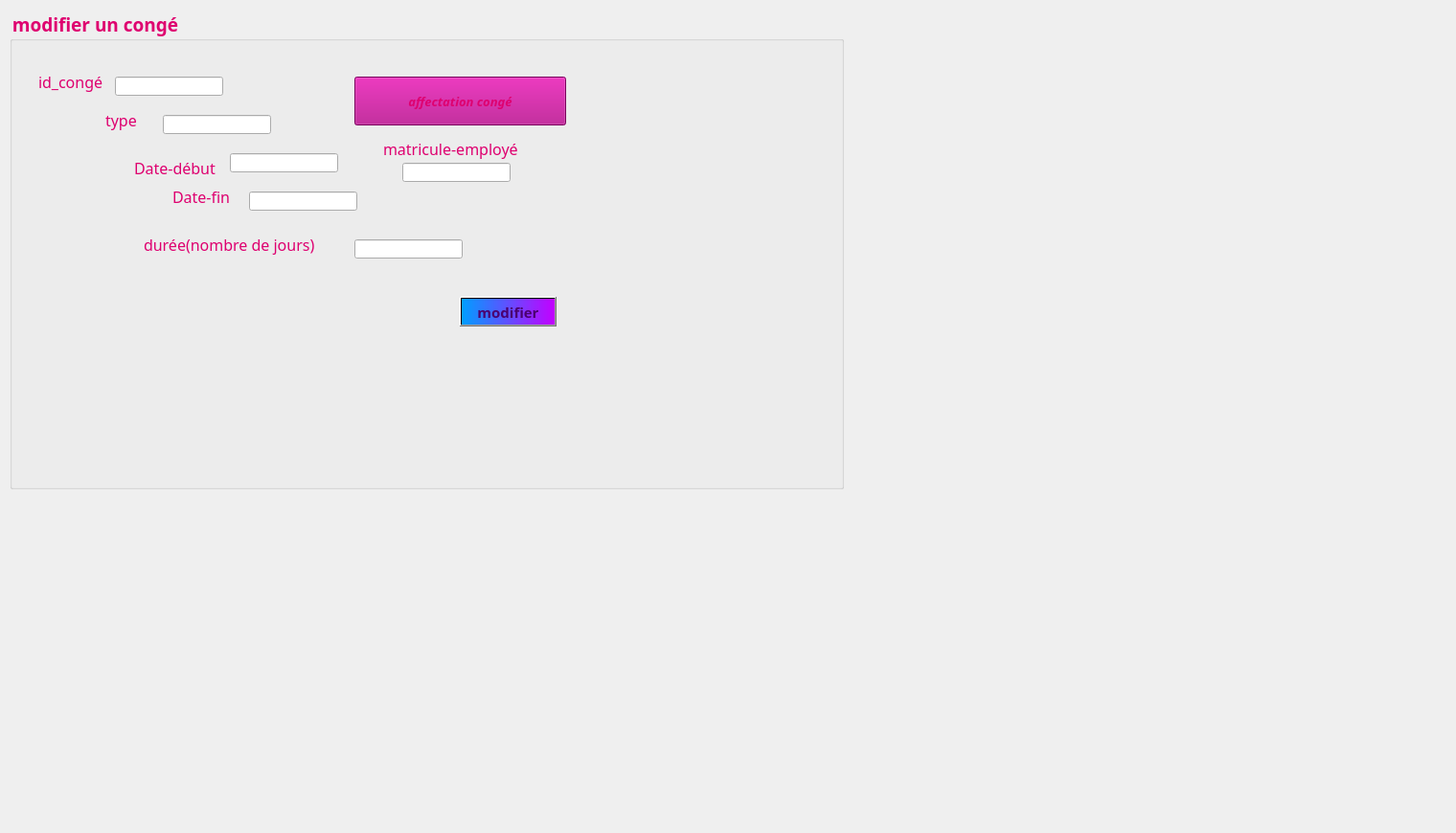
     <widget class="QWidget" name="modifiercong">
      <attribute name="title">
       <string>Modifier</string>
      </attribute>
      <widget class="QGroupBox" name="ajouteruncong_2">
       <property name="geometry">
        <rect>
         <x>10</x>
         <y>10</y>
         <width>871</width>
         <height>501</height>
        </rect>
       </property>
       <property name="font">
        <font>
         <family>Lucida Calligraphy</family>
         <pointsize>14</pointsize>
         <weight>75</weight>
         <bold>true</bold>
        </font>
       </property>
       <property name="styleSheet">
        <string notr="true">color: rgb(222, 0, 111);
</string>
       </property>
       <property name="title">
        <string>modifier un congé</string>
       </property>
       <property name="flat">
        <bool>false</bool>
       </property>
       <property name="checkable">
        <bool>false</bool>
       </property>
       <widget class="QLabel" name="label_duree_2">
        <property name="geometry">
         <rect>
          <x>140</x>
          <y>230</y>
          <width>201</width>
          <height>31</height>
         </rect>
        </property>
        <property name="font">
         <font>
          <family>Lucida Calligraphy</family>
          <pointsize>12</pointsize>
         </font>
        </property>
        <property name="text">
         <string>durée(nombre de jours)</string>
        </property>
       </widget>
       <widget class="QLabel" name="label_id_2">
        <property name="geometry">
         <rect>
          <x>30</x>
          <y>60</y>
          <width>171</width>
          <height>31</height>
         </rect>
        </property>
        <property name="font">
         <font>
          <family>Lucida Calligraphy</family>
          <pointsize>12</pointsize>
         </font>
        </property>
        <property name="text">
         <string>id_congé</string>
        </property>
       </widget>
       <widget class="QLabel" name="label_datedeb_2">
        <property name="geometry">
         <rect>
          <x>130</x>
          <y>150</y>
          <width>171</width>
          <height>31</height>
         </rect>
        </property>
        <property name="font">
         <font>
          <family>Lucida Calligraphy</family>
          <pointsize>12</pointsize>
         </font>
        </property>
        <property name="text">
         <string>Date-début</string>
        </property>
       </widget>
       <widget class="QLabel" name="label_type_2">
        <property name="geometry">
         <rect>
          <x>100</x>
          <y>100</y>
          <width>171</width>
          <height>31</height>
         </rect>
        </property>
        <property name="font">
         <font>
          <family>Lucida Calligraphy</family>
          <pointsize>12</pointsize>
         </font>
        </property>
        <property name="text">
         <string>type</string>
        </property>
       </widget>
       <widget class="QLabel" name="label_datefin_2">
        <property name="geometry">
         <rect>
          <x>170</x>
          <y>180</y>
          <width>171</width>
          <height>31</height>
         </rect>
        </property>
        <property name="font">
         <font>
          <family>Lucida Calligraphy</family>
          <pointsize>12</pointsize>
         </font>
        </property>
        <property name="text">
         <string>Date-fin</string>
        </property>
       </widget>
       <widget class="QPushButton" name="pushButton_modifierconges">
        <property name="geometry">
         <rect>
          <x>470</x>
          <y>300</y>
          <width>101</width>
          <height>31</height>
         </rect>
        </property>
        <property name="font">
         <font>
          <family>Lucida Calligraphy</family>
          <pointsize>11</pointsize>
          <weight>75</weight>
          <bold>true</bold>
         </font>
        </property>
        <property name="styleSheet">
         <string notr="true">background-color: qlineargradient(spread:pad, x1:0, y1:0, x2:1, y2:0, stop:0 rgba(0, 158, 255, 255), stop:1 rgba(195, 0, 255, 255));
color: rgb(74, 0, 111);</string>
        </property>
        <property name="text">
         <string>modifier</string>
        </property>
       </widget>
       <widget class="QLabel" name="label_duree_6">
        <property name="geometry">
         <rect>
          <x>390</x>
          <y>130</y>
          <width>171</width>
          <height>31</height>
         </rect>
        </property>
        <property name="font">
         <font>
          <family>Lucida Calligraphy</family>
          <pointsize>12</pointsize>
         </font>
        </property>
        <property name="text">
         <string>matricule-employé</string>
        </property>
       </widget>
       <widget class="QPushButton" name="pushButton_recherchecong_6">
        <property name="geometry">
         <rect>
          <x>360</x>
          <y>70</y>
          <width>221</width>
          <height>51</height>
         </rect>
        </property>
        <property name="font">
         <font>
          <family>Lucida Calligraphy</family>
          <pointsize>10</pointsize>
          <weight>75</weight>
          <italic>true</italic>
          <bold>true</bold>
          <underline>false</underline>
          <strikeout>false</strikeout>
         </font>
        </property>
        <property name="styleSheet">
         <string notr="true">background-color:rgb(170, 0, 127)
</string>
        </property>
        <property name="text">
         <string>affectation congé</string>
        </property>
        <property name="iconSize">
         <size>
          <width>100</width>
          <height>121</height>
         </size>
        </property>
       </widget>
       <widget class="QLineEdit" name="matempm">
        <property name="geometry">
         <rect>
          <x>410</x>
          <y>160</y>
          <width>113</width>
          <height>20</height>
         </rect>
        </property>
       </widget>
       <widget class="QLineEdit" name="idcm">
        <property name="geometry">
         <rect>
          <x>110</x>
          <y>70</y>
          <width>113</width>
          <height>20</height>
         </rect>
        </property>
       </widget>
       <widget class="QLineEdit" name="typem">
        <property name="geometry">
         <rect>
          <x>160</x>
          <y>110</y>
          <width>113</width>
          <height>20</height>
         </rect>
        </property>
       </widget>
       <widget class="QLineEdit" name="datedebm">
        <property name="geometry">
         <rect>
          <x>230</x>
          <y>150</y>
          <width>113</width>
          <height>20</height>
         </rect>
        </property>
       </widget>
       <widget class="QLineEdit" name="dureem">
        <property name="geometry">
         <rect>
          <x>360</x>
          <y>240</y>
          <width>113</width>
          <height>20</height>
         </rect>
        </property>
       </widget>
       <widget class="QLineEdit" name="datefinm">
        <property name="geometry">
         <rect>
          <x>250</x>
          <y>190</y>
          <width>113</width>
          <height>20</height>
         </rect>
        </property>
       </widget>
      </widget>
      <widget class="QLabel" name="label_photo_18">
       <property name="geometry">
        <rect>
         <x>-330</x>
         <y>-40</y>
         <width>1511</width>
         <height>861</height>
        </rect>
       </property>
       <property name="text">
        <string/>
       </property>
       <property name="pixmap">
        <pixmap>../imagesQT/mailingback.jpg</pixmap>
       </property>
      </widget>
      <zorder>label_photo_18</zorder>
      <zorder>ajouteruncong_2</zorder>
     </widget>
